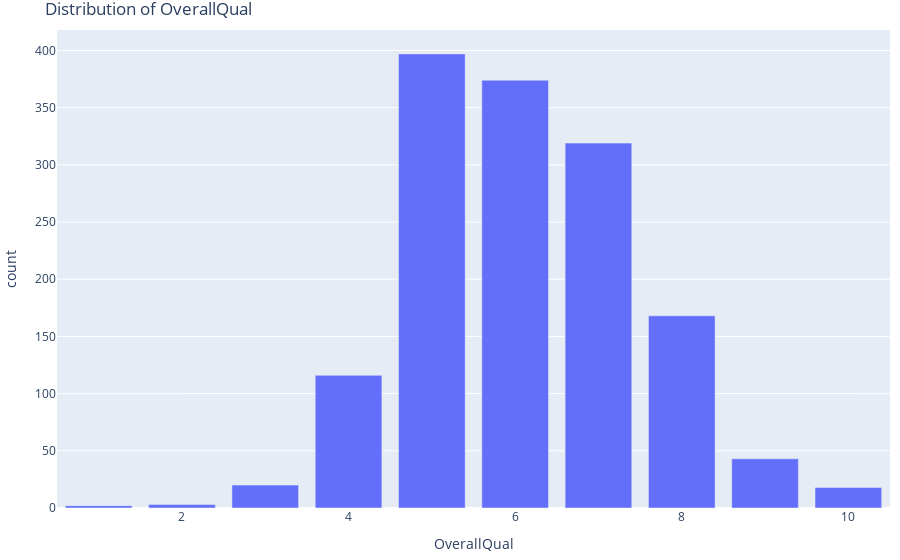

Notebook code for this chart:
### Code cell
col = "OverallQual"
order = list(range(1, 11))
d = df_raw[col].dropna().astype(int)

plot_df = d.value_counts().reindex(order, fill_value=0).rename_axis(col).reset_index(name="count")

fig = px.bar(plot_df, x=col, y="count", title=f"Distribution of {col}")
fig.update_layout(margin=dict(l=10, r=10, t=30, b=10))
fig.show()

### Figure 1 — Plotly figure (JSON) as saved in the notebook; plotly's stock layout.template omitted (floating-point values rounded to 4 significant figures)
{"data": [{"alignmentgroup": "True", "hovertemplate": "OverallQual=%{x}<br>count=%{y}<extra></extra>", "legendgroup": "", "marker": {"color": "#636efa", "pattern": {"shape": ""}}, "name": "", "offsetgroup": "", "orientation": "v", "showlegend": false, "textposition": "auto", "type": "bar", "x": [1, 2, 3, 4, 5, 6, 7, 8, 9, 10], "xaxis": "x", "y": [2, 3, 20, 116, 397, 374, 319, 168, 43, 18], "yaxis": "y"}], "layout": {"barmode": "relative", "legend": {"tracegroupgap": 0}, "margin": {"b": 10, "l": 10, "r": 10, "t": 30}, "title": {"text": "Distribution of OverallQual"}, "xaxis": {"anchor": "y", "domain": [0, 1], "title": {"text": "OverallQual"}}, "yaxis": {"anchor": "x", "domain": [0, 1], "title": {"text": "count"}}}}
